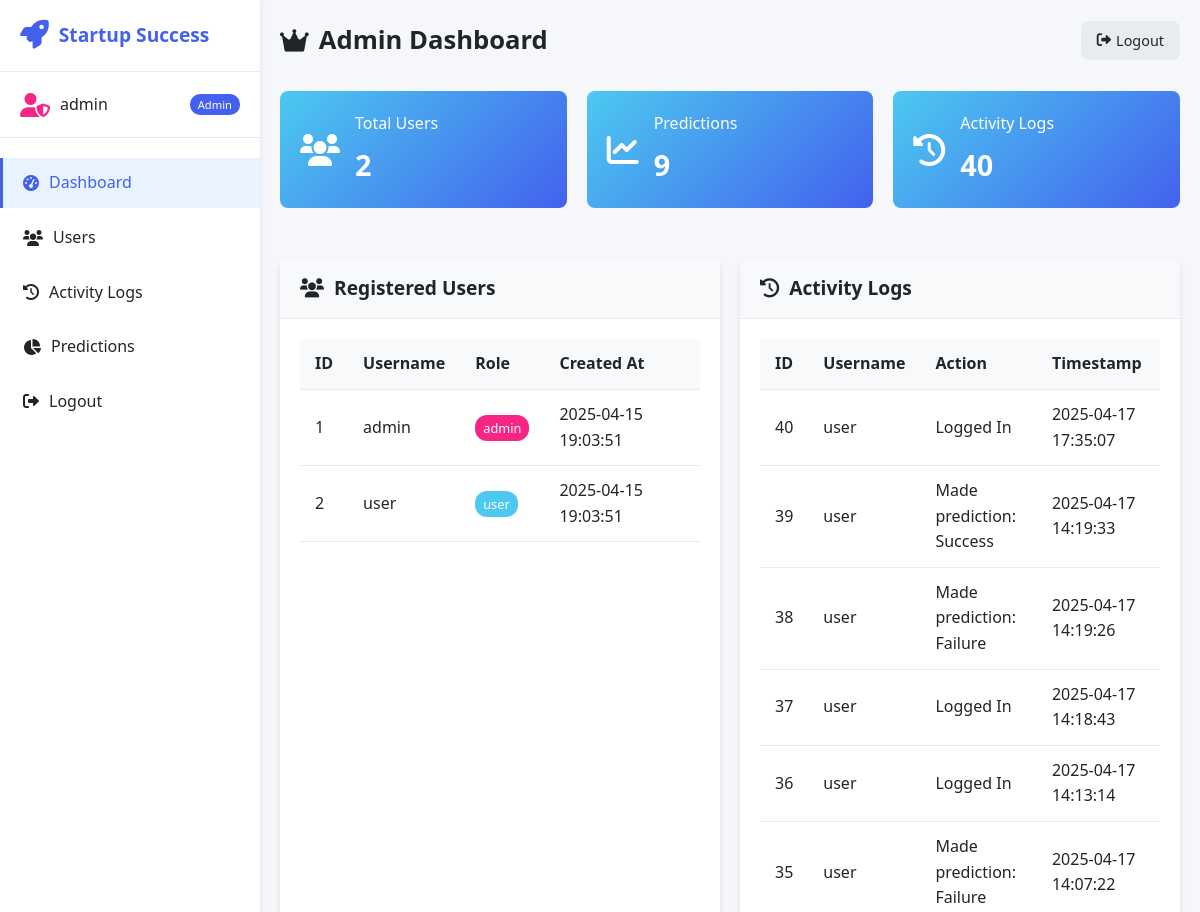
Page /admin (signed in, upper part) on the earlier database version.
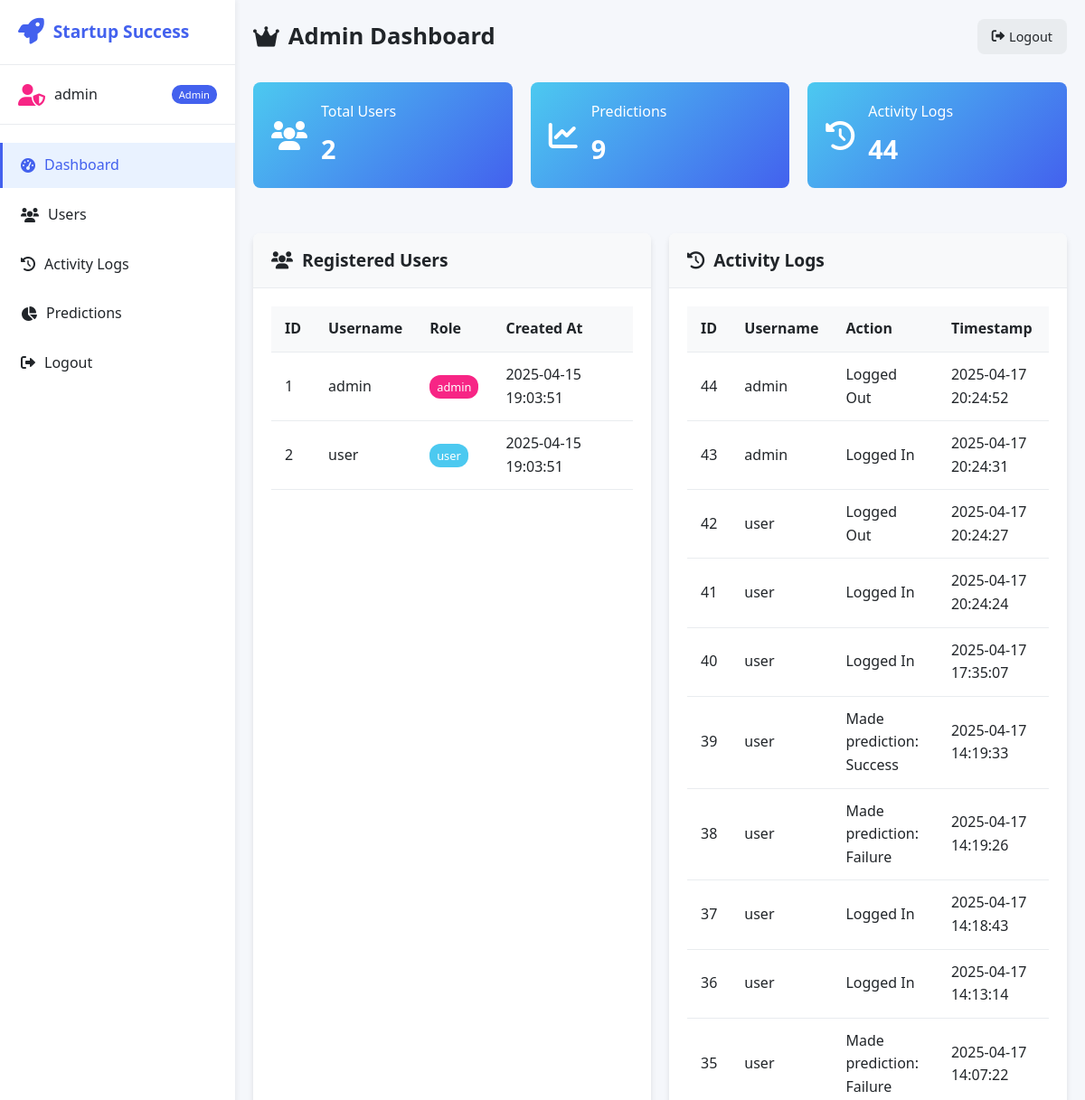
Same page on the later database version.
### tables this page shows
CREATE TABLE users (
    id INTEGER PRIMARY KEY AUTOINCREMENT,
    username TEXT UNIQUE NOT NULL,
    password TEXT NOT NULL,
    role TEXT NOT NULL,
    created_at DATETIME DEFAULT CURRENT_TIMESTAMP
);

CREATE TABLE logs (
    id INTEGER PRIMARY KEY AUTOINCREMENT,
    username TEXT,
    action TEXT,
    timestamp DATETIME DEFAULT CURRENT_TIMESTAMP
);

### app.py (the view)
@app.route('/admin')
def admin():
    if not is_logged_in('admin'):
        flash("Access denied. Admin privileges required.", "error")
        return redirect(url_for('login'))
    with get_db_connection() as conn:
        logs = conn.execute("SELECT * FROM logs ORDER BY timestamp DESC LIMIT 100").fetchall()
        predictions = conn.execute(
            "SELECT * FROM predictions ORDER BY timestamp DESC LIMIT 100"
        ).fetchall()
        users = conn.execute("SELECT id, username, role, created_at FROM users").fetchall()
    return render_template(
        'admin.html',
        username=session['username'],
        logs=logs,
        predictions=predictions,
        users=users
    )

### app.py (called while the page is built)
def get_db_connection():
    conn = sqlite3.connect(DB_PATH)
    conn.row_factory = sqlite3.Row  # Return rows as dictionaries
    return conn

def is_logged_in(role=None):
    if 'username' not in session:
        return False
    if role and session.get('role') != role:
        return False
    return True

### templates/admin.html (shortened to what this page needs)
{% extends "layout.html" %}
{% block content %}
<div class="dashboard">
    <nav class="sidebar">
        <div class="sidebar-header">
            <i class="fas fa-rocket"></i>
            <h2>Startup Success</h2>
        </div>
        <div class="user-info admin">
            <i class="fas fa-user-shield user-avatar"></i>
            <span>{{ username }}</span>
            <span class="role-badge">Admin</span>
        </div>
        <ul class="sidebar-menu">
            <li class="active"><a href="#"><i class="fas fa-tachometer-alt"></i> Dashboard</a></li>
            <li><a href="#users-section"><i class="fas fa-users"></i> Users</a></li>
            <li><a href="#logs-section"><i class="fas fa-history"></i> Activity Logs</a></li>
            <li><a href="#predictions-section"><i class="fas fa-chart-pie"></i> Predictions</a></li>
            <li><a href="/logout"><i class="fas fa-sign-out-alt"></i> Logout</a></li>
        </ul>
    </nav>
    <main class="content">
        <header class="content-header">
            <h1><i class="fas fa-crown"></i> Admin Dashboard</h1>
            <div class="user-controls">
                <a href="/logout" class="btn-secondary">
                    <i class="fas fa-sign-out-alt"></i> Logout
                </a>
            </div>
        </header>
        <div class="content-body">
            <div class="admin-stats">
                <div class="stat-card">
                    <div class="stat-icon">
                        <i class="fas fa-users"></i>
                    </div>
                    <div class="stat-data">
                        <h3>Total Users</h3>
                        <p>{{ users|length }}</p>
                    </div>
                </div>
                <div class="stat-card">
                    <div class="stat-icon">
                        <i class="fas fa-chart-line"></i>
                    </div>
                    <div class="stat-data">
                        <h3>Predictions</h3>
                        <p>{{ predictions|length }}</p>
                    </div>
                </div>
                <div class="stat-card">
                    <div class="stat-icon">
                        <i class="fas fa-history"></i>
                    </div>
                    <div class="stat-data">
                        <h3>Activity Logs</h3>
                        <p>{{ logs|length }}</p>
                    </div>
                </div>
            </div>
            <div class="card" id="users-section">
                <div class="card-header">
                    <h2><i class="fas fa-users"></i> Registered Users</h2>
                </div>
                <div class="card-body">
                    <div class="table-container">
                        <table class="data-table">
                            <thead>
                                <tr>
                                    <th>ID</th>
                                    <th>Username</th>
                                    <th>Role</th>
                                    <th>Created At</th>
                                </tr>
                            </thead>
                            <tbody>
                                {% for user in users %}
                                <tr>
                                    <td>{{ user['id'] }}</td>
                                    <td>{{ user['username'] }}</td>
                                    <td>
                                        <span class="badge {% if user['role'] == 'admin' %}badge-admin{% else %}badge-user{% endif %}">
                                            {{ user['role'] }}
                                        </span>
                                    </td>
                                    <td>{{ user['created_at'] }}</td>
                                </tr>
                                {% endfor %}
                            </tbody>
                        </table>
                    </div>
                </div>
            </div>
            <div class="card" id="logs-section">
                <div class="card-header">
                    <h2><i class="fas fa-history"></i> Activity Logs</h2>
                </div>
                <div class="card-body">
                    <div class="table-container">
                        <table class="data-table">
                            <thead>
                                <tr>
                                    <th>ID</th>
                                    <th>Username</th>
                                    <th>Action</th>
                                    <th>Timestamp</th>
                                </tr>
                            </thead>
                            <tbody>
                                {% for log in logs %}
                                <tr>
                                    <td>{{ log['id'] }}</td>
                                    <td>{{ log['username'] }}</td>
                                    <td>{{ log['action'] }}</td>
                                    <td>{{ log['timestamp'] }}</td>
                                </tr>
                                {% endfor %}
                            </tbody>
                        </table>
                    </div>
                </div>
            </div>
        </div>
    </main>
</div>
{% endblock %}

### templates/layout.html (shortened to what this page needs)
<!DOCTYPE html>
<html lang="en">
<head>
    <link rel="stylesheet" href="https://cdnjs.cloudflare.com/ajax/libs/font-awesome/6.0.0/css/all.min.css">
    <link rel="stylesheet" href="{{ url_for('static', filename='style.css') }}">
</head>
<body>
    <div class="app-container">
        {% block content %}{% endblock %}
    </div>
</body>
</html>

### static/style.css (style rules this page uses)
:root { --primary-color: #4361ee; --secondary-color: #3f37c9; --success-color: #4cc9f0; --warning-color: #f72585; --dark-color: #212529; --light-color: #f8f9fa; --gray-color: #6c757d; --border-radius: 8px; --box-shadow: 0 4px 6px rgba(0, 0, 0, 0.1); --transition: all 0.3s ease; }
* { margin: 0; padding: 0; box-sizing: border-box; font-family: 'Segoe UI', Tahoma, Geneva, Verdana, sans-serif; }
body { background-color: #f5f7fb; color: var(--dark-color); line-height: 1.6; }
.app-container { min-height: calc(100vh - 50px); }
.btn-secondary { background-color: #e9ecef; color: var(--dark-color); border: none; padding: 8px 16px; border-radius: var(--border-radius); font-size: 0.9rem; cursor: pointer; transition: var(--transition); display: flex; align-items: center; gap: 5px; text-decoration: none; }
.dashboard { display: flex; min-height: 100vh; }
.sidebar { width: 260px; background-color: #fff; box-shadow: 2px 0 5px rgba(0, 0, 0, 0.05); padding: 20px 0; display: flex; flex-direction: column; z-index: 10; }
.sidebar-header { display: flex; align-items: center; padding: 0 20px 20px; border-bottom: 1px solid #e9ecef; gap: 10px; }
.sidebar-header i { font-size: 1.8rem; color: var(--primary-color); }
.sidebar-header h2 { font-size: 1.2rem; color: var(--primary-color); font-weight: 600; }
.user-info { display: flex; align-items: center; padding: 20px; gap: 10px; border-bottom: 1px solid #e9ecef; }
.user-avatar { font-size: 1.5rem; color: var(--primary-color); }
.role-badge { background-color: var(--primary-color); color: white; padding: 2px 8px; border-radius: 10px; font-size: 0.7rem; margin-left: auto; }
.user-info.admin .user-avatar { color: var(--warning-color); }
.sidebar-menu { list-style: none; margin-top: 20px; }
.sidebar-menu li { margin-bottom: 5px; }
.sidebar-menu li a { display: flex; align-items: center; gap: 10px; padding: 12px 20px; color: var(--dark-color); text-decoration: none; transition: var(--transition); border-left: 3px solid transparent; }
.sidebar-menu li.active a { background-color: #e9f2ff; color: var(--primary-color); border-left: 3px solid var(--primary-color); }
.content { flex: 1; padding: 20px; }
.content-header { display: flex; justify-content: space-between; align-items: center; margin-bottom: 30px; }
.content-header h1 { display: flex; align-items: center; gap: 10px; font-size: 1.6rem; color: var(--dark-color); }
.user-controls { display: flex; gap: 10px; }
.content-body { display: grid; grid-template-columns: repeat(auto-fill, minmax(350px, 1fr)); gap: 20px; }
.card { background-color: #fff; border-radius: var(--border-radius); box-shadow: var(--box-shadow); overflow: hidden; }
.card-header { padding: 15px 20px; border-bottom: 1px solid #e9ecef; background-color: #f8f9fa; }
.card-header h2 { font-size: 1.2rem; display: flex; align-items: center; gap: 10px; color: var(--dark-color); }
.card-body { padding: 20px; }
.admin-stats { display: grid; grid-template-columns: repeat(auto-fill, minmax(250px, 1fr)); gap: 20px; margin-bottom: 30px; grid-column: 1 / -1; }
.stat-card { background: linear-gradient(135deg, #4cc9f0, #4361ee); padding: 20px; border-radius: var(--border-radius); display: flex; align-items: center; gap: 15px; color: white; }
.stat-icon { font-size: 2rem; }
.stat-data h3 { font-weight: 500; font-size: 1rem; margin-bottom: 5px; }
.stat-data p { font-size: 1.8rem; font-weight: 600; }
.table-container { overflow-x: auto; }
.data-table { width: 100%; border-collapse: collapse; }
.data-table th, .data-table td { padding: 12px 15px; text-align: left; border-bottom: 1px solid #e9ecef; }
.data-table th { background-color: #f8f9fa; font-weight: 600; color: var(--dark-color); }
.badge { padding: 4px 8px; border-radius: 12px; font-size: 0.8rem; font-weight: 500; }
.badge-admin { background-color: var(--warning-color); color: white; }
.badge-user { background-color: var(--success-color); color: white; }

Differences in the rows shown:
added logs: id "44", username "admin", action "Logged Out", timestamp "2025-04-17 20:24:52"
added logs: id "43", username "admin", action "Logged In", timestamp "2025-04-17 20:24:31"
added logs: id "42", username "user", action "Logged Out", timestamp "2025-04-17 20:24:27"
added logs: id "41", username "user", action "Logged In", timestamp "2025-04-17 20:24:24"
Other differences:
{{ logs|length }}: "40" → "44"
